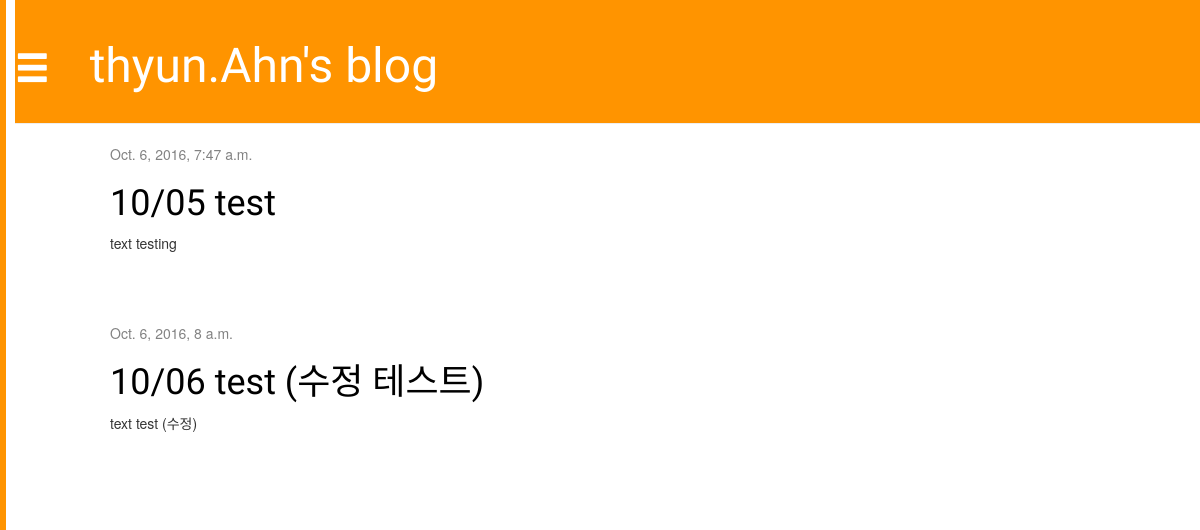
The app's page /, older data.
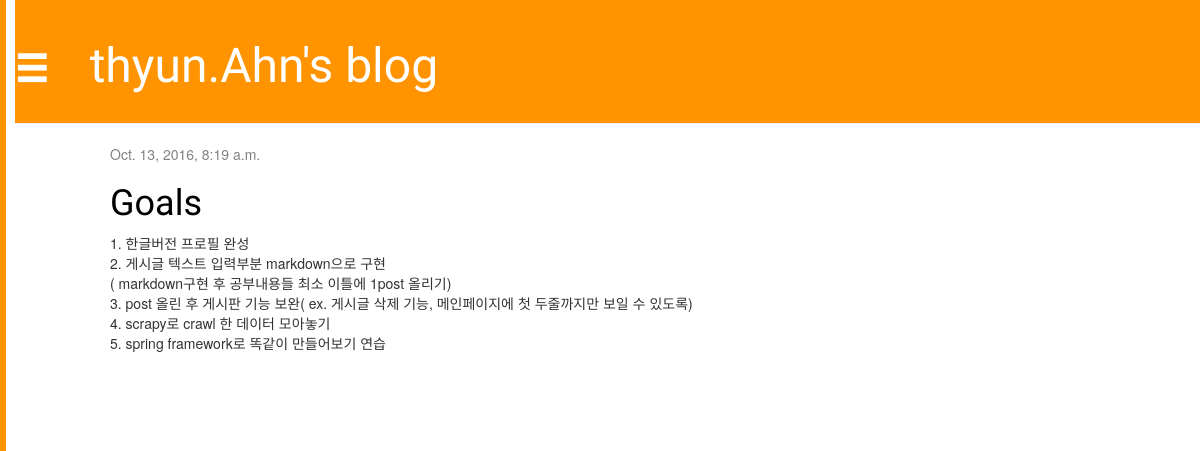
The same page, newer data.
### blog/models.py (models this page shows)
class Post(models.Model):
	author = models.ForeignKey('auth.User')
        title = models.CharField(max_length=200)
        text = models.TextField()
        created_date = models.DateTimeField(
                default=timezone.now)
        published_date = models.DateTimeField(
                blank=True, null=True)

### blog/views.py (the view)
# urls.py: url(r'^$',views.post_list, name='post_list'),
def post_list(request):
	posts = Post.objects.filter(published_date__lte=timezone.now()).order_by('published_date')
	return render(request, 'blog/post_list.html', {'posts':posts})

### blog/templates/blog/post_list.html
           {% extends 'blog/base.html' %}
		{% block content %}
            		{% for post in posts %}
                		<div class="post">
                    			<div class="date">
                        			{{ post.published_date }}
                    			</div>
                    			<h1><a href="{% url 'post_detail' pk=post.pk %}">{{ post.title }}</a></h1>
                    			<p>{{ post.text|linebreaksbr }}</p>
                		</div>
            		{% endfor %}
		{% endblock content %}

### blog/templates/blog/base.html (shortened to what this page needs)
{% load staticfiles %}
<html>
        <head>
            <link rel="stylesheet" href="//maxcdn.bootstrapcdn.com/bootstrap/3.3.7/css/bootstrap.min.css">
            <link rel="stylesheet" href="//maxcdn.bootstrapcdn.com/bootstrap/3.3.7/css/bootstrap-theme.min.css">
	    <link rel="stylesheet" href="{% static 'css/blog.css' %}">
        </head>
        <body>
	    <div id="main">
		<div class="page-header">
		 	<span class="glyphicon glyphicon-menu-hamburger menu-hamburger" style="cursor:pointer" onclick="openNav()"></span>
			<h1><a href="/">thyun.Ahn's blog</a></h1>
            	</div>
           	<div class="content container">
                	<div class="row">
                        	<div class="col-md-8">
                   		{% block content %}
            			{% endblock %}
                        	</div>
                	</div>
           	</div>
           </div>
	   <div id="mySidenav" class="sidenav">
  		<p><img src="{% static 'image/menuslide.JPG' %}"></img></p>
		<div class = "menuList">
		    <a href="{% url 'profile_page' %}">thyun.ahn</a>
	        </div>
	</div>
        </body>
    </html>

### blog/static/css/blog.css (style rules this page uses)
h1 a { color: #FCA205; font-family: 'Lobster'; padding-left: 40px; }
body { padding-left: 15px; transition: background-color .5s; }
.page-header { background-color: #ff9400; margin-top: 0; padding: 20px 20px 20px 0px; }
.page-header h1, .page-header h1 a, .page-header h1 a:visited, .page-header h1 a:active { color: #ffffff; font-size: 36pt; text-decoration: none; }
.content { margin-left: 40px; }
.col-md-8 { width : 100%; }
h1, h2, h3, h4 { font-family: 'Lobster', cursive; }
.date { color: #828282; padding-left:40px; }
.menu-hamburger, .menu-hamburger:hover, .menu-hamburger:visited { color: #ffffff; float: left; font-size: 26pt; margin-top:30px; }
.post { margin-bottom: 70px; }
.post h1 a, .post h1 a:visited { color: #000000; }
.post p { padding-left: 40px; }
.sidenav { height: 100%; width: 0; position: fixed; z-index: 1; top: 0; left: 0; background-color: #FFFFFF; overflow-x: hidden; transition: 0.5s; padding-top: 60px; border: 3px solid #FF9400; }
.sidenav a { padding: 8px 8px 8px 32px; text-decoration: none; font-size: 25px; color: #818181; display: block; transition: 0.3s }
.sidenav img { border-radius: 140px; -moz-border-radius: 140px; -khtml-border-radius: 140px; -webkit-border-radius: 140px; width: 125px; height : 125px; }
.sidenav p { text-align : center; margin-top : 15%; }
.sidenav .menuList a { margin-top : 20%; }

Row changes from the older to the newer data that the page shows:
removed Post: published_date "Oct. 6, 2016, 7:47 a.m.", title "10/05 test", text "text testing"
removed Post: published_date "Oct. 6, 2016, 8 a.m.", title "10/06 test (수정 테스트)", text "text test (수정)"
added Post: published_date "Oct. 13, 2016, 8:19 a.m.", title "Goals", text "1. 한글버전 프로필 완성 2. 게시글 텍스트 입력부분 markdown으로 구현 ( markdown구현 후 공부내용들 최소 이틀에 1post 올리기) 3. post 올린 후 게시판 기능 보완( ex. 게시글 삭제 기능, 메인페이지에 첫 두줄까지만 보일 수 있도록) 4. scrapy로 crawl 한 데이터 모아놓기 5. spring framework로 똑같이 만들어보기 연습"
